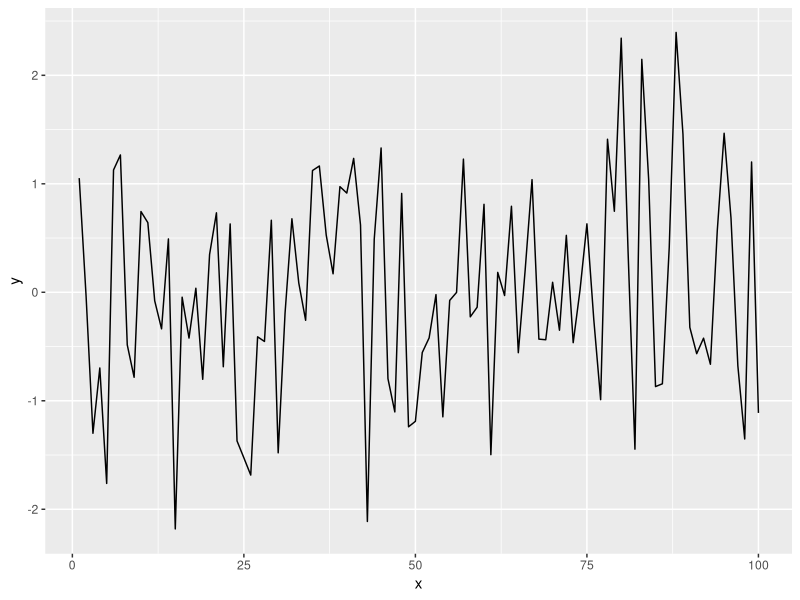

Reproduce this figure in R.
## ---- chunk 1
library(tidyverse)
## ---- chunk 2
x = seq(1:100)
y = rnorm(100)
dat = data.frame(x, y)
ggplot(dat, aes(x = x, y = y)) +
geom_line()
